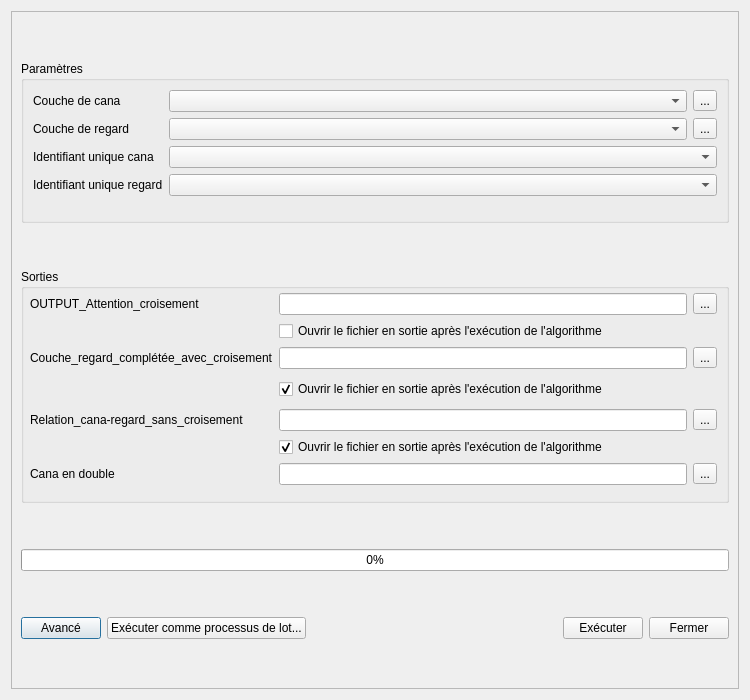
<?xml version="1.0" encoding="UTF-8"?>
<ui version="4.0">
 <class>LiaisonMinicanaDialog</class>
 <widget class="QDialog" name="LiaisonMinicanaDialog">
  <property name="geometry">
   <rect>
    <x>0</x>
    <y>0</y>
    <width>750</width>
    <height>700</height>
   </rect>
  </property>
  <property name="windowTitle">
   <string>ToolBox HU</string>
  </property>
  <layout class="QVBoxLayout" name="verticalLayout_main">
   <item>
    <widget class="QScrollArea" name="scrollArea">
     <property name="widgetResizable">
      <bool>true</bool>
     </property>
     <widget class="QWidget" name="scrollAreaWidgetContents">
      <property name="geometry">
       <rect>
        <x>0</x>
        <y>0</y>
        <width>730</width>
        <height>680</height>
       </rect>
      </property>
      <layout class="QVBoxLayout" name="verticalLayout_scroll">
       <item>
        <widget class="QGroupBox" name="group_input">
         <property name="enabled">
          <bool>true</bool>
         </property>
         <property name="minimumSize">
          <size>
           <width>414</width>
           <height>150</height>
          </size>
         </property>
         <property name="maximumSize">
          <size>
           <width>855</width>
           <height>162</height>
          </size>
         </property>
         <property name="title">
          <string>Paramètres</string>
         </property>
         <layout class="QFormLayout" name="formLayout">
          <property name="horizontalSpacing">
           <number>6</number>
          </property>
          <property name="verticalSpacing">
           <number>6</number>
          </property>
          <property name="leftMargin">
           <number>9</number>
          </property>
          <property name="topMargin">
           <number>9</number>
          </property>
          <property name="rightMargin">
           <number>9</number>
          </property>
          <item row="0" column="0">
           <widget class="QLabel" name="label_couche_cana">
            <property name="text">
             <string>Couche de cana</string>
            </property>
           </widget>
          </item>
          <item row="0" column="1">
           <layout class="QHBoxLayout" name="layout_couche_cana">
            <item>
             <widget class="QComboBox" name="combo_couche_cana"/>
            </item>
            <item>
             <widget class="QToolButton" name="btn_couche_cana">
              <property name="text">
               <string>...</string>
              </property>
             </widget>
            </item>
           </layout>
          </item>
          <item row="1" column="0">
           <widget class="QLabel" name="label_regard">
            <property name="text">
             <string>Couche de regard</string>
            </property>
           </widget>
          </item>
          <item row="1" column="1">
           <layout class="QHBoxLayout" name="layout_couche_regard">
            <item>
             <widget class="QComboBox" name="combo_regard"/>
            </item>
            <item>
             <widget class="QToolButton" name="btn_couche_regard">
              <property name="text">
               <string>...</string>
              </property>
             </widget>
            </item>
           </layout>
          </item>
          <item row="2" column="0">
           <widget class="QLabel" name="label_id_cana">
            <property name="text">
             <string>Identifiant unique cana</string>
            </property>
           </widget>
          </item>
          <item row="2" column="1">
           <widget class="QComboBox" name="combo_id_cana"/>
          </item>
          <item row="3" column="0">
           <widget class="QLabel" name="label_id_regard">
            <property name="text">
             <string>Identifiant unique regard</string>
            </property>
           </widget>
          </item>
          <item row="3" column="1">
           <widget class="QComboBox" name="combo_id_regard"/>
          </item>
         </layout>
        </widget>
       </item>
       <item>
        <widget class="QGroupBox" name="group_outputs">
         <property name="minimumSize">
          <size>
           <width>420</width>
           <height>155</height>
          </size>
         </property>
         <property name="maximumSize">
          <size>
           <width>855</width>
           <height>234</height>
          </size>
         </property>
         <property name="title">
          <string>Sorties</string>
         </property>
         <layout class="QGridLayout" name="gridLayout_outputs">
          <property name="leftMargin">
           <number>6</number>
          </property>
          <property name="topMargin">
           <number>4</number>
          </property>
          <property name="rightMargin">
           <number>9</number>
          </property>
          <property name="bottomMargin">
           <number>15</number>
          </property>
          <property name="spacing">
           <number>6</number>
          </property>
          <item row="6" column="1">
           <widget class="QLineEdit" name="line_double"/>
          </item>
          <item row="2" column="0">
           <widget class="QLabel" name="label_output_croisement">
            <property name="text">
             <string>Couche_regard_complétée_avec_croisement</string>
            </property>
           </widget>
          </item>
          <item row="0" column="2">
           <widget class="QToolButton" name="btn_attention">
            <property name="text">
             <string>...</string>
            </property>
           </widget>
          </item>
          <item row="4" column="0">
           <widget class="QLabel" name="label_output_relation">
            <property name="text">
             <string>Relation_cana-regard_sans_croisement</string>
            </property>
           </widget>
          </item>
          <item row="4" column="2">
           <widget class="QToolButton" name="btn_relation">
            <property name="minimumSize">
             <size>
              <width>0</width>
              <height>0</height>
             </size>
            </property>
            <property name="text">
             <string>...</string>
            </property>
           </widget>
          </item>
          <item row="6" column="0">
           <widget class="QLabel" name="label_output_double">
            <property name="text">
             <string>Cana en double</string>
            </property>
           </widget>
          </item>
          <item row="6" column="2">
           <widget class="QToolButton" name="btn_double">
            <property name="text">
             <string>...</string>
            </property>
           </widget>
          </item>
          <item row="1" column="1">
           <widget class="QCheckBox" name="check_open_attention">
            <property name="text">
             <string>Ouvrir le fichier en sortie après l'exécution de l'algorithme</string>
            </property>
            <property name="checked">
             <bool>false</bool>
            </property>
           </widget>
          </item>
          <item row="5" column="1">
           <widget class="QCheckBox" name="check_open_relation">
            <property name="text">
             <string>Ouvrir le fichier en sortie après l'exécution de l'algorithme</string>
            </property>
            <property name="checked">
             <bool>true</bool>
            </property>
           </widget>
          </item>
          <item row="2" column="1">
           <widget class="QLineEdit" name="line_croisement"/>
          </item>
          <item row="0" column="0">
           <widget class="QLabel" name="label_output_attention">
            <property name="text">
             <string>OUTPUT_Attention_croisement</string>
            </property>
           </widget>
          </item>
          <item row="2" column="2">
           <widget class="QToolButton" name="btn_croisement">
            <property name="text">
             <string>...</string>
            </property>
           </widget>
          </item>
          <item row="0" column="1">
           <widget class="QLineEdit" name="line_attention"/>
          </item>
          <item row="4" column="1">
           <widget class="QLineEdit" name="line_relation"/>
          </item>
          <item row="3" column="1">
           <widget class="QCheckBox" name="check_open_croisement">
            <property name="minimumSize">
             <size>
              <width>0</width>
              <height>0</height>
             </size>
            </property>
            <property name="maximumSize">
             <size>
              <width>16777215</width>
              <height>141</height>
             </size>
            </property>
            <property name="text">
             <string>Ouvrir le fichier en sortie après l'exécution de l'algorithme</string>
            </property>
            <property name="checked">
             <bool>true</bool>
            </property>
            <property name="autoRepeatDelay">
             <number>300</number>
            </property>
           </widget>
          </item>
         </layout>
        </widget>
       </item>
       <item>
        <widget class="QProgressBar" name="progressBar">
         <property name="value">
          <number>0</number>
         </property>
         <property name="format">
          <string>%p%</string>
         </property>
        </widget>
       </item>
       <item>
        <layout class="QHBoxLayout" name="horizontalLayout_buttons">
         <item>
          <widget class="QPushButton" name="btn_advanced">
           <property name="text">
            <string>Avancé</string>
           </property>
          </widget>
         </item>
         <item>
          <widget class="QPushButton" name="btn_batch">
           <property name="text">
            <string>Exécuter comme processus de lot...</string>
           </property>
          </widget>
         </item>
         <item>
          <spacer name="horizontalSpacer_buttons">
           <property name="orientation">
            <enum>Qt::Horizontal</enum>
           </property>
           <property name="sizeHint" stdset="0">
            <size>
             <width>200</width>
             <height>20</height>
            </size>
           </property>
          </spacer>
         </item>
         <item>
          <widget class="QPushButton" name="bouton_exec">
           <property name="text">
            <string>Exécuter</string>
           </property>
          </widget>
         </item>
         <item>
          <widget class="QPushButton" name="btn_close">
           <property name="text">
            <string>Fermer</string>
           </property>
          </widget>
         </item>
        </layout>
       </item>
      </layout>
     </widget>
    </widget>
   </item>
  </layout>
 </widget>
 <resources/>
 <connections/>
</ui>
